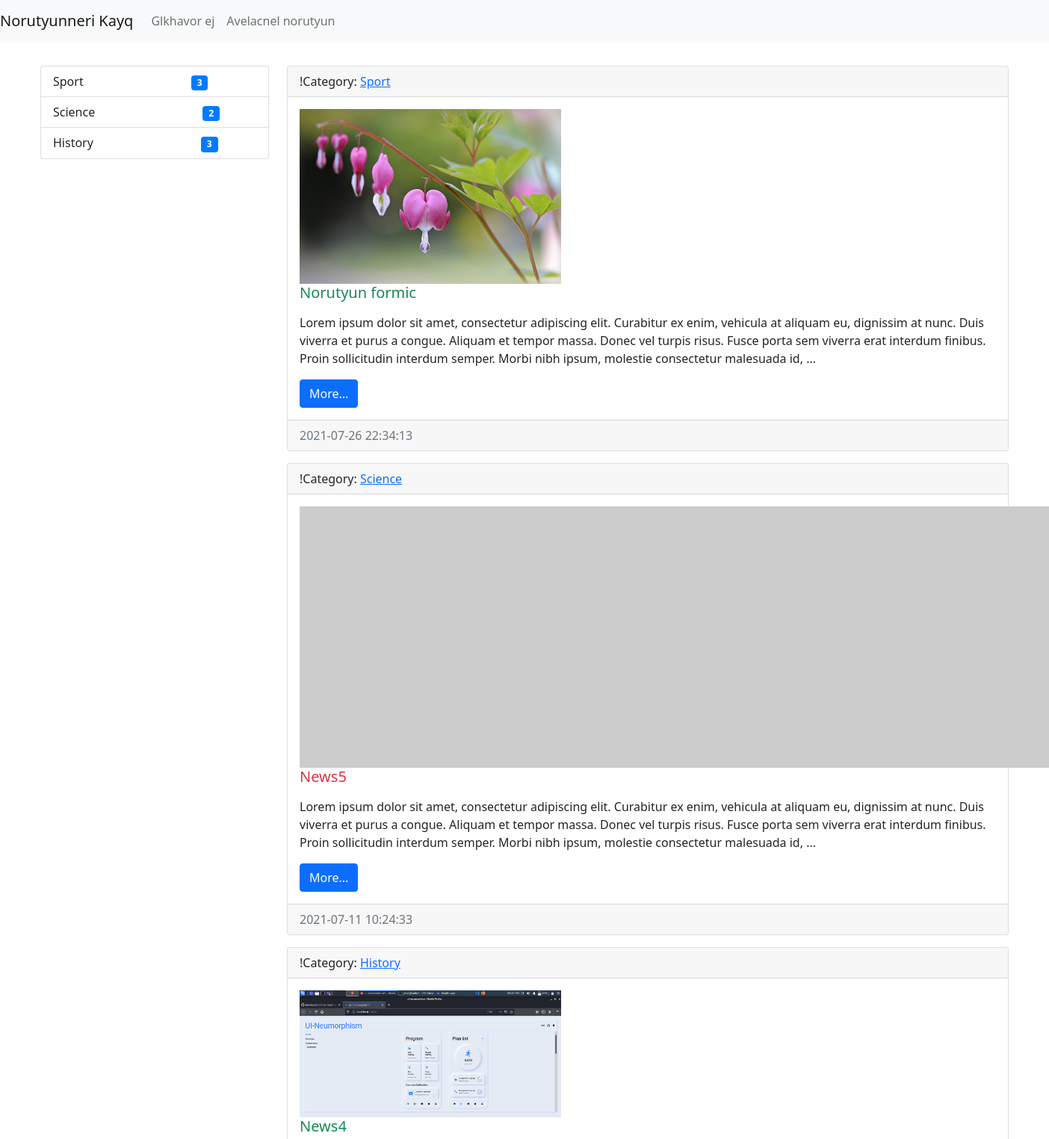
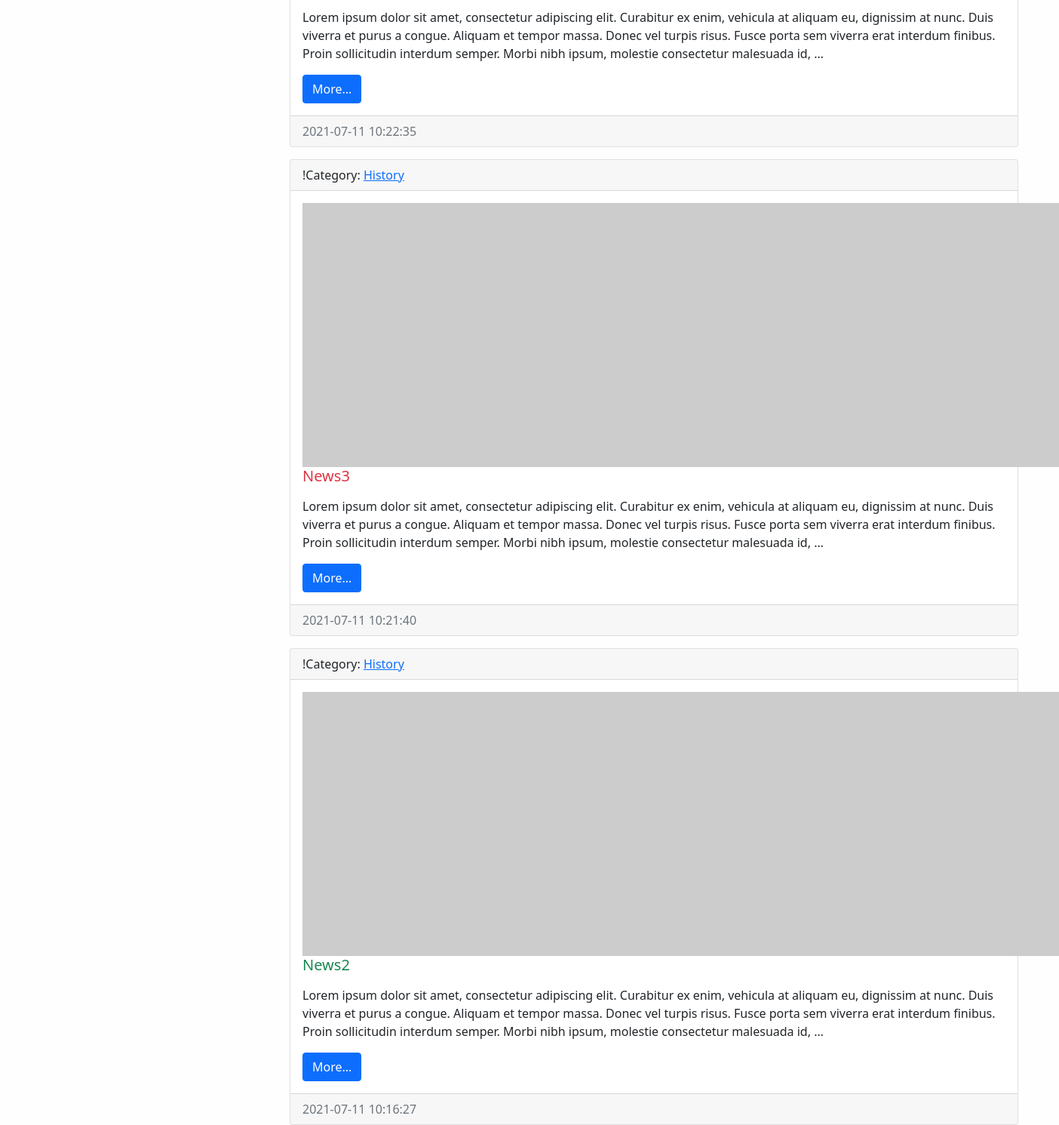
The page / on the database its author committed (2 pictures, top to bottom).
### news/models.py (models this page shows, shortened)
class Category(models.Model):
    title = models.CharField(max_length=150, db_index=True, verbose_name='CATEGORYI ANUN')
    def get_absolute_url(self):
        return reverse('category', kwargs={"category_id": self.pk})
    def __str__(self):
        return self.title
    class Meta:
        verbose_name = "Category"
        verbose_name_plural = "Categoryner"
        ordering = ['title']

class News(models.Model):
    title = models.CharField(max_length=150, verbose_name="ANUN")
    content = models.TextField(blank=True)
    created_at = models.DateTimeField(auto_now_add=True, verbose_name='STEGHTSVEL E')
    updated_at = models.DateTimeField(auto_now=True, verbose_name='POPOKHVEL E')
    photo = models.ImageField(upload_to='photos/%Y/%m/%d/', blank=True)
    is_published = models.BooleanField(default=True, verbose_name='HRATARAKVEL E')
    category = models.ForeignKey('Category', on_delete=models.PROTECT, related_name='get_news')
    views = models.IntegerField(default=0)
    def get_absolute_url(self):
        return reverse('view_news', kwargs={"pk": self.pk})
    class Meta:
        verbose_name = "Norutyun"  # entavernagira tsarayum(or` add news-y darav add Norutyun...)
        verbose_name_plural = "Norutyunner"  # sa el hognakii depqum(inchin -s er avelacnum` sa kdarna)
        ordering = ['-created_at']  # ev adminki ev modeli sort. hertakanutyuny kpokhvi

### news/views.py (the view)
# urls.py: path('', HomeNews.as_view(), name='home'),
class HomeNews(ListView):
    model = News
    template_name = 'news/home_news_list.html'
    context_object_name = 'news'
    def get_context_data(self, *, object_list=None, **kwargs):
        context = super().get_context_data(**kwargs)
        context['title'] = 'GLKHAVOR'
        return context
    def get_queryset(self):
        return News.objects.filter(is_published=True)

### news/templatetags/news_tags.py (called while the page is built)
@register.inclusion_tag('news/list-categories.html')
def show_categories(arg1="hello", arg2="world"):
    categories = Category.objects.annotate(cnt=Count("get_news")).filter(cnt__gt=0)
    return {"categories": categories, "arg1": arg1,  "arg2": arg2}

### news/templates/news/home_news_list.html (shortened to what this page needs)
{% extends 'base.html' %}
{% block sidebar %}
    {% include 'inc/_sidebar.html' %}
{% endblock %}
{% block content %}
{% for item in news %}
<div class="card mt-3">
    <div class="card-header">
        !Category: <a href="{{ item.category.get_absolute_url }}"> {{ item.category }} </a>
    </div>
    <div class="card-body">
        <div class="media">
            {% if item.photo %}
            <img alt="" class="mr-3" src="{{ item.photo.url }}" width="350">
            {% else %}
            <img alt="" class="mr-3" src="https://picsum.photos/id/1050/350/235">
            {% endif %}
            <div class="media-body">
                <h5 class="card-title {% cycle  'text-success' 'text-danger'%} ">{{ item.title }}</h5>
                <p class="card-text">{{ item.content|linebreaks|truncatewords:50 }}</p>
                <a class="btn btn-primary" href="{{ item.get_absolute_url }}">More...</a>
            </div>
        </div>
    </div>
    <div class="card-footer text-muted">
        {{ item.created_at|date:'Y-m-d H:i:s' }}
    </div>
</div>
{% empty %}
<p> Oops... There is no data... </p>
{% lorem 3 p %}
{% endfor %}
{% endblock %}

### templates/base.html (shortened to what this page needs)
<!doctype html>
{% load static %}
<html lang="en">
<head>
    <link href="{% static 'bootstrap/css/bootstrap.min.css' %}" rel="stylesheet">
    <link href="{% static 'css/style.css' %}" rel="stylesheet">
</head>
<body>
{% include 'inc/_nav.html'%}
<div class="container mt-3">
    <div class="row">
        <div class="col-md-3 mt-3">
            {% block sidebar %} SIDEBAR {% endblock %}
        </div>
        <div class="col-md-9">
            {% block content %} CONTENT {% endblock %}
        </div>
    </div>
</div>
</body>
</html>

### templates/inc/_nav.html (shortened to what this page needs)
<nav class="navbar navbar-expand-lg navbar-light bg-light">
    <a class="navbar-brand" href="{% url 'home' %}"> Norutyunneri Kayq </a>
    <div class="collapse navbar-collapse" id="navbarSupportedContent">
        <ul class="navbar-nav me-auto mb-2 mb-lg-0">
            <li class="nav-item"><a class="nav-link" href="{% url 'home' %}">Glkhavor ej</a></li>
            <li class="nav-item"><a class="nav-link" href="{% url 'add_news' %}">Avelacnel norutyun</a></li>
        </ul>
    </div>
</nav>

### templates/inc/_sidebar.html (shortened to what this page needs)
{% load news_tags %}
{% show_categories %}

### news/templates/news/list-categories.html (shortened to what this page needs)
<div class="list-group">
    {% for item in categories %}
    <a class="list-group-item list-group-item-action" href="{{ item.get_absolute_url }}">
        {{ item.title }} <span class="badge badge-primary badge-pill"
                               style="background-color: #007bff;color: white;margin-left: 140px;">{{ item.cnt }}</span></a>
    {% endfor %}
</div>

### mysite/static/css/style.css (style rules this page uses)
body { background-color: #fefefe; }

### rows shown on the page
Category: title "Sport", cnt "3"
Category: title "Science", cnt "2"
Category: title "History", cnt "3"
News: category "Sport", photo (picture), title "Norutyun formic", content "Lorem ipsum dolor sit amet, consectetur adipiscing elit. Curabitur ex enim, vehicula at aliquam eu, dignissim at nunc. Duis viverra et purus a congue. Aliquam et tempor massa. Donec vel turpis risus. Fusce porta sem viverra erat interdum finibus. Proin sollicitudin interdum semper. Morbi nibh ipsum, molestie consectetur malesuada id, …", created_at "2021-07-26 22:34:13"
News: category "Science", title "News5", content "Lorem ipsum dolor sit amet, consectetur adipiscing elit. Curabitur ex enim, vehicula at aliquam eu, dignissim at nunc. Duis viverra et purus a congue. Aliquam et tempor massa. Donec vel turpis risus. Fusce porta sem viverra erat interdum finibus. Proin sollicitudin interdum semper. Morbi nibh ipsum, molestie consectetur malesuada id, …", created_at "2021-07-11 10:24:33"
News: category "History", photo (picture), title "News4", content "Lorem ipsum dolor sit amet, consectetur adipiscing elit. Curabitur ex enim, vehicula at aliquam eu, dignissim at nunc. Duis viverra et purus a congue. Aliquam et tempor massa. Donec vel turpis risus. Fusce porta sem viverra erat interdum finibus. Proin sollicitudin interdum semper. Morbi nibh ipsum, molestie consectetur malesuada id, …", created_at "2021-07-11 10:22:35"
News: category "History", title "News3", content "Lorem ipsum dolor sit amet, consectetur adipiscing elit. Curabitur ex enim, vehicula at aliquam eu, dignissim at nunc. Duis viverra et purus a congue. Aliquam et tempor massa. Donec vel turpis risus. Fusce porta sem viverra erat interdum finibus. Proin sollicitudin interdum semper. Morbi nibh ipsum, molestie consectetur malesuada id, …", created_at "2021-07-11 10:21:40"
News: category "History", title "News2", content "Lorem ipsum dolor sit amet, consectetur adipiscing elit. Curabitur ex enim, vehicula at aliquam eu, dignissim at nunc. Duis viverra et purus a congue. Aliquam et tempor massa. Donec vel turpis risus. Fusce porta sem viverra erat interdum finibus. Proin sollicitudin interdum semper. Morbi nibh ipsum, molestie consectetur malesuada id, …", created_at "2021-07-11 10:16:27"
